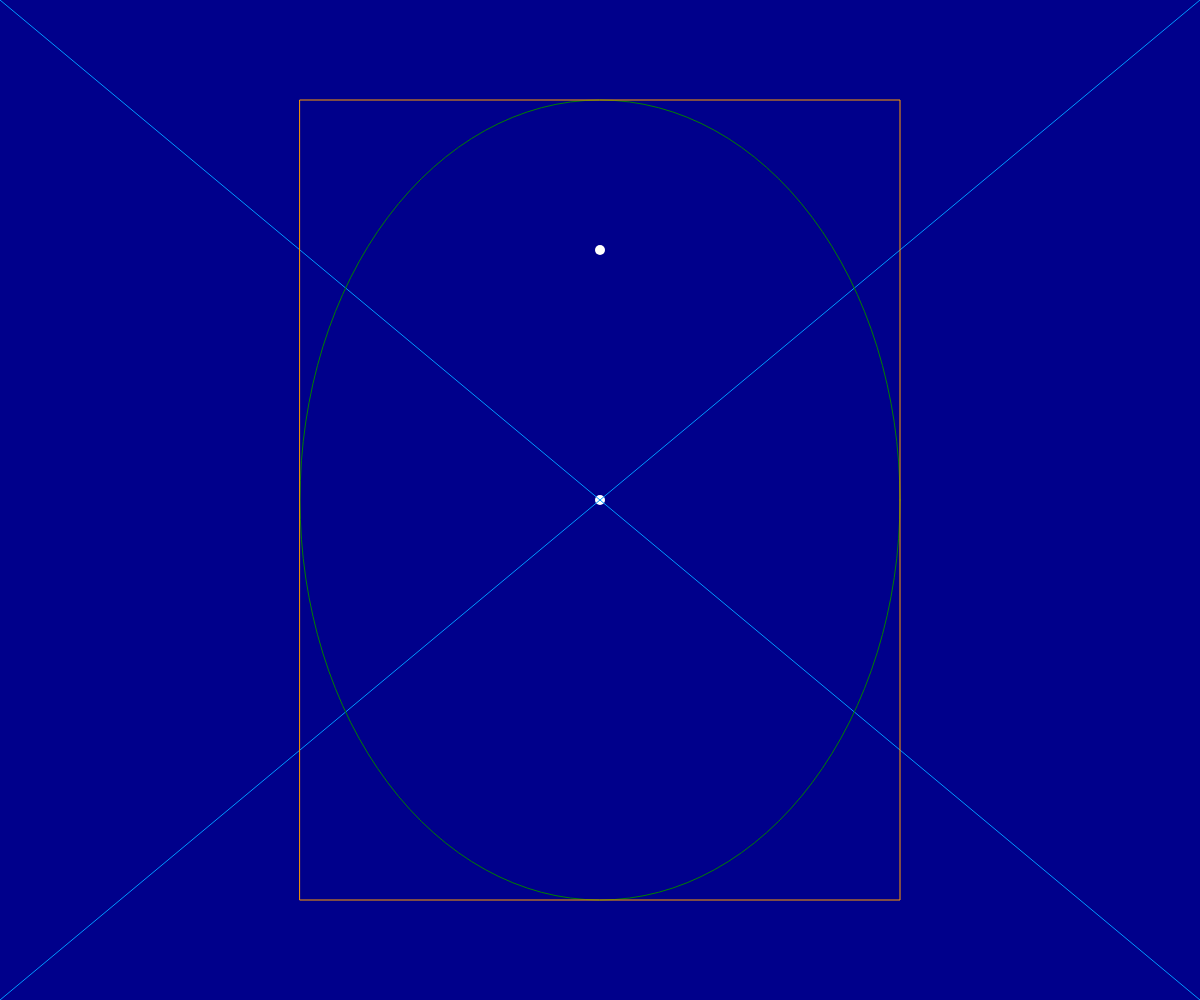
Frame 1 (no input)
Frame 60 (no input): identical to frame 1, image omitted
Frame 120 (the mouse pressed at the canvas centre since frame 60): identical to frame 1, image omitted

The p5.js sketch that drew this single still picture (run headless with seeded random() and noise() and a simulated clock; from frame 60 on, the mouse is pressed at the canvas centre):

// p5.js sketch
// ── sketch.js
// One-time initialisation at program start
function setup() {
  createCanvas(windowWidth, windowHeight);
  print(`Canvas size is ${width}x${height}`);
}

// Called once per frame
function draw() {
  // Paint a black background (will completely erase the canvas)
  background("darkblue");
  noFill();

  // Two white dots
  stroke("white");
  strokeWeight(10);
  point(width * 0.5, height * 0.5);
  point(width * 0.5, height * 0.25);

  // A blue line
  stroke("#0099FF");
  strokeWeight(1);
  line(0, 0, width, height);
  line(0, height, width, 0);

  // An orange rectangle
  stroke("green");
  ellipse(width * 0.5, height * 0.5, width * 0.5, height * 0.8);
  stroke(255, 153, 0);
  rect(width * 0.25, height * 0.1, width * 0.5, height * 0.8);
}

function windowResized() {
  resizeCanvas(windowWidth, windowHeight);
}
